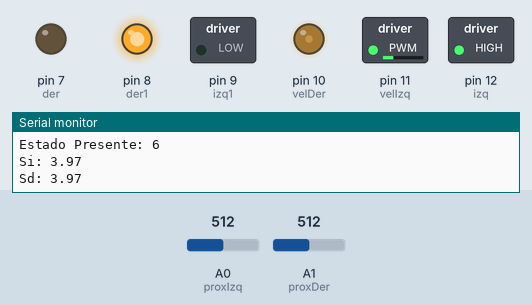
A sketch run on a simulated Arduino Uno, built with avr-gcc and run on an emulated ATmega328P. On the bench: switched loads named in the sketch (green lamp = pin HIGH), output pins drawn as LEDs (lit = HIGH), the last lines printed to the serial monitor. Dashed ring = blinking. Inputs (shaded band) come from the test bench; at power-on: A0 (proxIzq) = 512, A1 (proxDer) = 512.

Above: at 1.2 s.
1.3 s: A0 (proxIzq) set to 0
4.3 s: A1 (proxDer) set to 268
6.2 s: A1 (proxDer) set to 254
At 6.5 s:
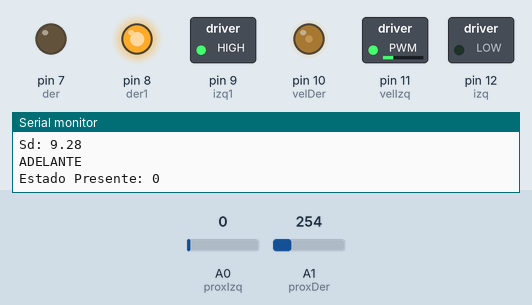
9.2 s: A0 (proxIzq) set to 244
12.2 s: A0 (proxIzq) set to 269
At 12.9 s:
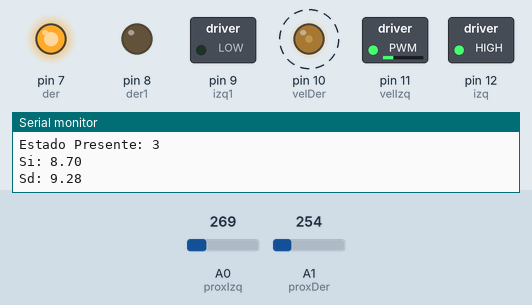
15.2 s: A0 (proxIzq) set to 122
At 15.87 s:
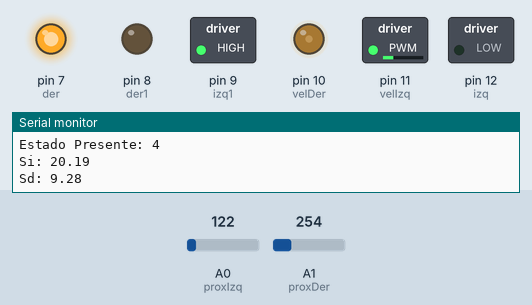
Timing chart, 0 to 18.2 s (numbered marks = the images above; inputs shaded):
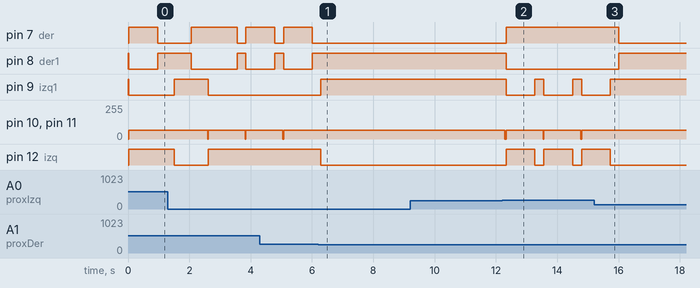

Measured:
- the behaviour switches between 262 and 261 on A1 (proxDer) (found by bisection; images 0 and 1)
- the behaviour switches between 261 and 262 on A0 (proxIzq) (found by bisection; images 1 and 2)
- after the input at 6.2 s, pin 7 (der): stops changing and stays LOW; pin 8 (der1): stops changing and stays HIGH; pin 9 (izq1): LOW → HIGH after 0.08 s; pin 10 (velDer), pin 11 (velIzq): stops changing and stays 65/255; pin 12 (izq): HIGH → LOW after 0.08 s
- after the input at 12.2 s, pin 7 (der): LOW → HIGH after 0.13 s; pin 8 (der1): HIGH → LOW after 0.13 s
- after the input at 15.2 s, pin 7 (der): HIGH → LOW after 0.80 s; pin 8 (der1): LOW → HIGH after 0.80 s; pin 9 (izq1): goes on until 15.7 s, then stays HIGH; pin 10 (velDer), pin 11 (velIzq): stops changing and stays 65/255; pin 12 (izq): goes on until 15.7 s, then stays LOW
- by itself, pin 10 (velDer), pin 11 (velIzq): alternates 65/255 for 1.2 s and 0/255 for 0.02 s

The sketch:

Ejercicio_6.ino
```cpp
/************Diplomado IA con enfoque en robots de servicio****************/
/**************************************************************************/
/************Hernandez Gomez Mauricio Alejandro****************************/
/************Meneses Cornejo Kevin Osmar***********************************/

const int der = 7; //Pin hacia el control del motor derecho
const int der1 = 8; //Pin hacia el control del motor derecho
const int izq = 12; //Pin hacia el control del motor izquierdo
const int izq1 = 9; //Pin hacia el control del motor derecho

const int foto1 = A3;
const int foto2 = A2;
const int foto3 = A4;
const int foto4 = A5;

const int velDer = 10; //Pin hacia el habilitador del motor derecho
const int velIzq = 11; //Pin hacia el habilitaror del motor izquierdo

String txtMsg = "";

int direccion_izq; //Parametros iniciales de los motores
int velocidad_izq = 0;

int direccion_der;
int velocidad_der = 0;

const int proxIzq = A0;
const int proxDer = A1;

int luz[4];
int vm;
int comp1,comp2;


/************************************************************************/
/***************************Bloque de funciones**************************/

void atras(){
  for (int i=0;i<900;i++){
  direccion_izq = true;
  velocidad_izq = 65;
  direccion_der = true;
  velocidad_der = 65;
  delay(1);
  digitalWrite(izq,direccion_izq);
  digitalWrite(izq1,!direccion_izq);
  analogWrite(velIzq,velocidad_izq);

  digitalWrite(der,direccion_der);
  digitalWrite(der1,!direccion_der);
  analogWrite(velDer,velocidad_der);
  }
}

void adelante(){
  direccion_izq = false;
  velocidad_izq = 65;
  direccion_der = false;
  velocidad_der = 65;
}

void giro_izq(){
  for (int i=0;i<250;i++){
    direccion_izq = true;
    velocidad_izq = 65;
    direccion_der = false;
    velocidad_der = 65;
    delay(1);
    digitalWrite(izq,direccion_izq);
    digitalWrite(izq1,!direccion_izq);
    analogWrite(velIzq,velocidad_izq);

    digitalWrite(der,direccion_der);
    digitalWrite(der1,!direccion_der);
    analogWrite(velDer,velocidad_der);
  }
}

void giro_der(){
  for (int i=0;i<250;i++){
    direccion_izq = false;
    velocidad_izq = 65;
    direccion_der = true;
    velocidad_der = 65;
    delay(1);
    digitalWrite(izq,direccion_izq);
    digitalWrite(izq1,!direccion_izq);
    analogWrite(velIzq,velocidad_izq);

    digitalWrite(der,direccion_der);
    digitalWrite(der1,!direccion_der);
    analogWrite(velDer,velocidad_der);
  }
}

void alto(){
  velocidad_der = 0;
  velocidad_izq = 0;
  digitalWrite(izq,direccion_izq);
  digitalWrite(izq1,!direccion_izq);
  analogWrite(velIzq,velocidad_izq);

  digitalWrite(der,direccion_der);
  digitalWrite(der1,!direccion_der);
  analogWrite(velDer,velocidad_der);
}

float muestreo(int muestras, int sensor){
  float suma = 0;
  for (int i = 0; i<muestras; i++){
    suma += analogRead(sensor);
    }
    suma /= muestras;
    return(suma);
  }

/************************************************************************/


void setup() {
  // put your setup code here, to run once:
  pinMode (der, OUTPUT);
  pinMode (izq, OUTPUT);
  pinMode (der1, OUTPUT);
  pinMode (izq1, OUTPUT);

  pinMode(foto1, INPUT);
  pinMode(foto2, INPUT);
  pinMode(foto3, INPUT);
  pinMode(foto4, INPUT);

  pinMode (velDer, OUTPUT);
  pinMode (velIzq, OUTPUT);

  pinMode(proxIzq, INPUT);
  pinMode(proxDer, INPUT);

  Serial.begin(9600);


}
void lecturaPhoto(){
  for (int i=0; i<10; i++){
     int valor = analogRead(foto1);
     luz[0] += valor;
     delay(1);
    }
    luz[0] /= 10;
  for (int i=0; i<10; i++){
     int valor1 = analogRead(foto2);
     luz[1] += valor1;
     delay(1);
    }
    luz[1] /= 10;
  for (int i=0; i<10; i++){
     int valor2 = analogRead(foto3);
     luz[2] += valor2;
     delay(1);
    }
    luz[2] /= 10;
  for (int i=0; i<10; i++){
     int valor3 = analogRead(foto4);
     luz[3] += valor3;
     delay(1);
    }
    luz[3] /= 10;

    comp1 = min(luz[0],luz[1]);
    comp2 = min(luz[2],luz[3]);
    vm = min(comp1,comp2); // Fotocelda con menor incidencia de luz;

    if(vm==luz[0]){
     delay(2);
    }
    if(vm==luz[1]){
     giro_der();
     giro_der();
    }
    if(vm==luz[2]){
      giro_izq();
      giro_izq();
      giro_izq();
      giro_izq();
    }
    if(vm==luz[3]){
      giro_izq();
      giro_izq();
    }
    alto();

}

void loop(){


int estado = 0;
float Si,Sd;
// Estado inicial
estado = 0;
// Loop infinito
adelante();
while(1){
  // Se leen los sensores
  float suma1 = muestreo(30,proxIzq);
  Si = 2014.69323221936*pow(suma1,-0.941312417730894)-1.7;

  float suma2 = muestreo(30,proxDer);
  Sd = 2014.69323221936*pow(suma2,-0.941312417730894)-1.7;

  Serial.print("Estado Presente: ");
  Serial.println(estado);
  Serial.print("Si: ");
  Serial.println(Si);
  Serial.print("Sd: ");
  Serial.println(Sd);
  switch (estado){
    case 0:
    if (Si >=9.0){
      if (Sd >=9.0){
      estado = 0;
      adelante();
      Serial.println("ADELANTE");
      }
    else{
      estado = 1;
      alto();
      Serial.println("ALTO");
      }
    }
    else{
      if (Sd >=9.0){
        estado = 3;
        alto();
        Serial.println("ALTO");
        }
      else{
        estado = 5;
        alto();
        Serial.println("ALTO");
        }
    }
    break;
    case 1: // est1
      estado = 2;
      atras();
      Serial.println("ATRAS");
      break;
    case 2: // est2
      estado = 0;
      giro_izq();
      Serial.println("GIRO_IZQ");
      break;
    case 3: // est3
      estado = 4;
      atras();
      Serial.println("ATRAS");
      break;
    case 4: // est4
      estado = 0;
      giro_der();
      Serial.println("GIRO_DER");
      break;
    case 5: // est5
      estado = 6;
      atras();
      Serial.println("ATRAS");
      break;
    case 6: // est6
      estado = 7;
      giro_izq();
      Serial.println("GIRO_IZQ");
      break;
    case 7: // est7
      estado = 8;
      giro_izq();
      Serial.println("GIRO_IZQ");
      break;
    case 8: // est8
      estado = 9;
      adelante();
      Serial.println("ADELANTE");
      break;
    case 9: // est9
      estado = 10;
      for (int i=0; i<500; i++){
        adelante();
        delay(1);
        digitalWrite(izq,direccion_izq);
        digitalWrite(izq1,!direccion_izq);
        analogWrite(velIzq,velocidad_izq);

        digitalWrite(der,direccion_der);
        digitalWrite(der1,!direccion_der);
        analogWrite(velDer,velocidad_der);
      }
      Serial.println("ADELANTE");
      break;
    case 10: // est10
      estado = 11;
      giro_der();
      Serial.println("GIRO_DER");
      break;
    case 11: // est11
      estado = 0;
      giro_der();
      Serial.println("GIRO_DER");
      break;
    } // end case
    digitalWrite(izq,direccion_izq);
    digitalWrite(izq1,!direccion_izq);
    analogWrite(velIzq,velocidad_izq);

    digitalWrite(der,direccion_der);
    digitalWrite(der1,!direccion_der);
    analogWrite(velDer,velocidad_der);
  } // end while*/
} // end Main (loop)
```
